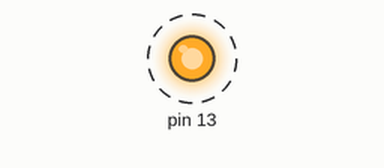
This sketch was run on a simulated Arduino Uno, built with avr-gcc and run on an emulated ATmega328P. On the bench: output pins drawn as LEDs (lit = HIGH). Dashed ring = blinking.

Above: at 0.5 s.
Timing chart, 0 to 3.0 s (numbered marks = the images above):
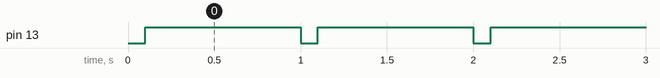

The sketch:

01_blink_LED_on_board.ino
```cpp
void setup() {
  // put your setup code here, to run once:
  pinMode(13,OUTPUT);
}

void loop() {
  // put your main code here, to run repeatedly:
  digitalWrite(13,LOW);
  delay(100);
  digitalWrite(13,HIGH);
  delay(900);
}
```

Measured:
- by itself, pin 13: alternates HIGH for 0.90 s and LOW for 0.10 s
